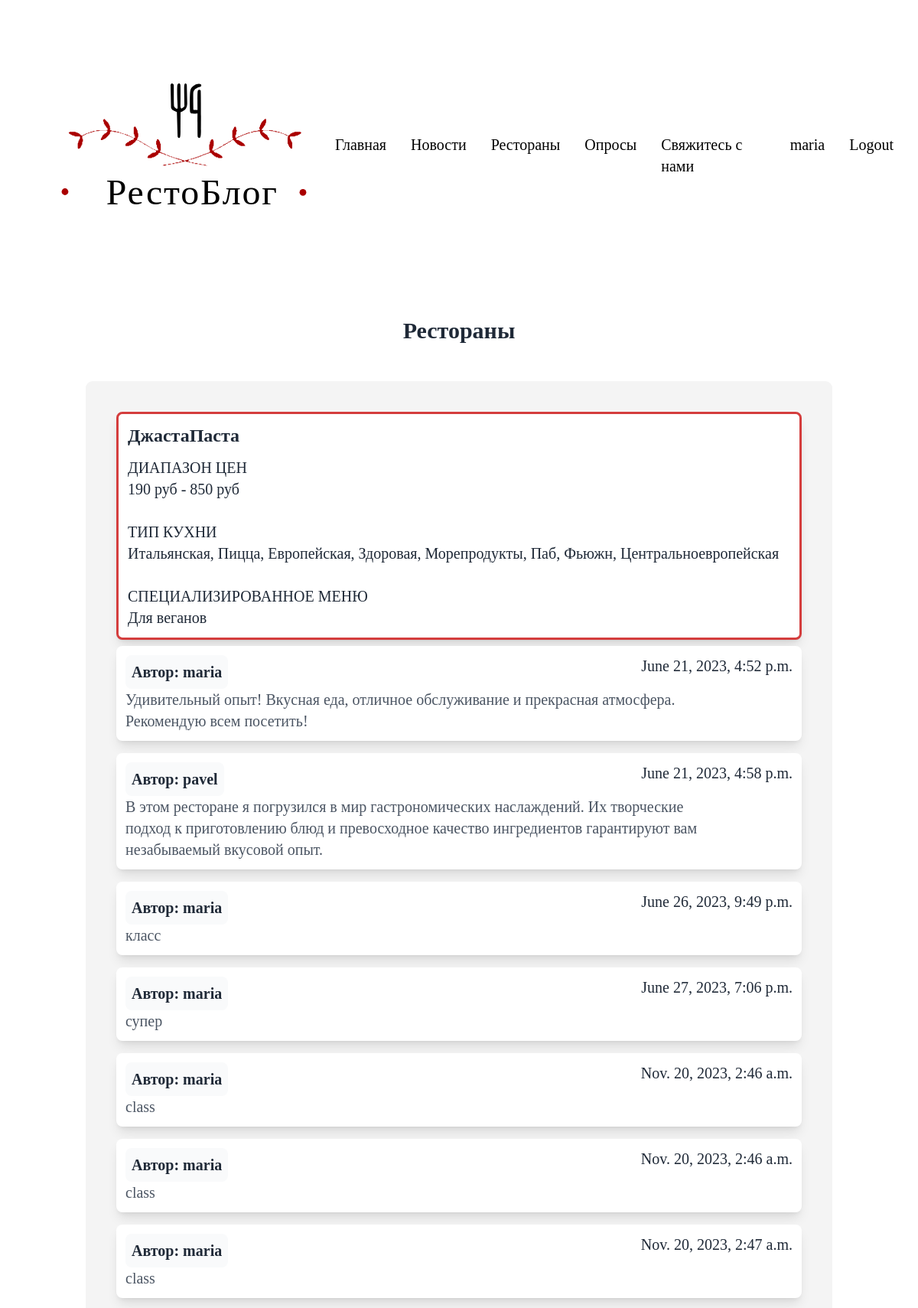
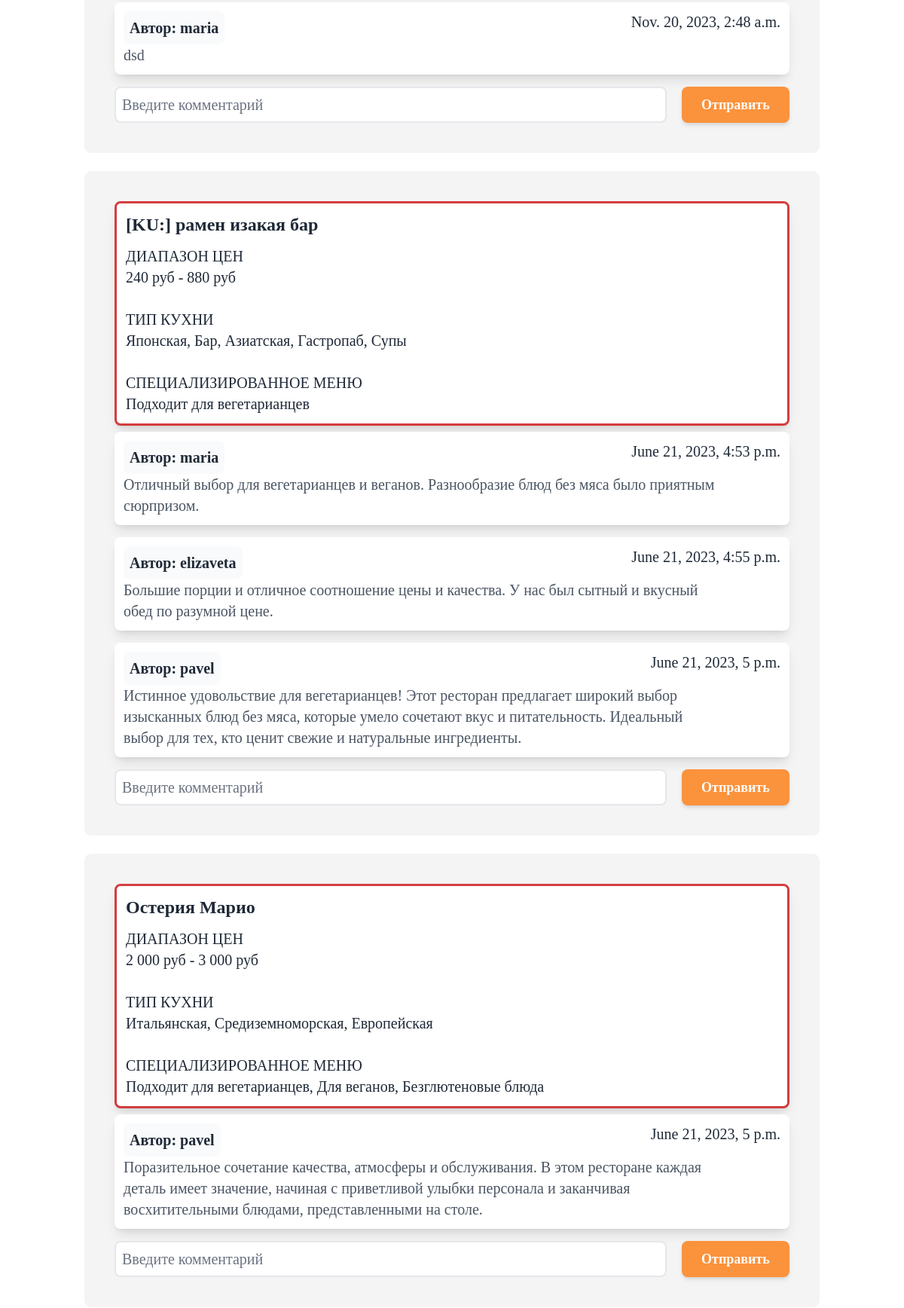
Screenshot of /rest (signed in, upper part) with the database file from the repository (2 pictures, top to bottom).
### myapp/models.py (models this page shows, shortened)
class Rest(models.Model):
    author = models.ForeignKey(settings.AUTH_USER_MODEL, on_delete=models.CASCADE)
    title = models.CharField(max_length=200)
    text = models.TextField()

class Comment(models.Model):
    author = models.ForeignKey(User, on_delete=models.CASCADE)
    post = models.ForeignKey('Rest', on_delete=models.CASCADE, default=1)
    content = models.TextField()
    created_at = models.DateTimeField(auto_now_add=True)

### myapp/views.py (the view)
# urls.py: path('rest', views.rest, name='rest'),
def rest(request):
    rests = Rest.objects.all().prefetch_related('comment_set')
    return render(request, 'Rest.html', {'rests': rests})

### myapp/templates/rest.html (shortened to what this page needs)
{% load static tailwind_tags %}
<!DOCTYPE html>
<html lang="en">
<head>
    {% tailwind_css %}
</head>
<body>
<header>
    <div class="flex items-center px-8">
        <a><img src="{% static 'img/rb.svg' %}" alt="food"></a>
        <nav class="text-xl ml-auto">
            <ul class=" flex flex-row gap-8">
                <li>
                    <a href="{% url 'index' %}">Главная</a>
                </li>
                <li>
                    <a href="{% url 'news' %}">Новости</a>
                </li>
                <li>
                    <a href="{% url 'rest' %}">Рестораны</a>
                </li>
                <li>
                    <a href="{% url 'polls' %}">Опросы</a>
                </li>
                <li>
                    <a href="{% url 'form' %}">Свяжитесь с нами</a>
                </li>
                {%if request.user.is_authenticated %}
                <li>{{ request.user.username }}</li>
                <li><a href="{% url 'logout' %}">Logout</a></li>
                {%endif%}
            </ul>
        </nav>
    </div>
</header>
<main>
    <div class="container my-2 px-6 mx-auto">
        <section class="mb-14 text-gray-800 text-center md:text-left">
            <h2 class="text-3xl font-bold mb-12 text-center">Рестораны</h2>
            {% for rest in rests %}
            <div class="mb-6" style="background-color: #f4f4f4; padding: 40px; border-radius: 9px">
                <div class="mb-6 md:mb-0 bg-white rounded-lg p-3 shadow-lg mb-4 border-2 text-xl " style="border: 3px solid #d43d3d;">
                    <h3 class="text-2xl font-bold mb-3">{{ rest.title }}</h3>
                    <p>
                        {{ rest.text|linebreaksbr }}
                    </p>
                </div>
                <div>
                    <div class="rounded-b-lg">
                        <div id="task-comments" class="pt-2">
                            {% for comment in rest.comment_set.all %}
                            <div class="bg-white rounded-lg p-3  flex flex-col  shadow-lg mb-4 text-xl">
                                <div style="display: flex; justify-content: space-between;">
                                    <p class="bg-gray-50 p-2 rounded-lg font-bold underline">
                                        Автор: {{ comment.author }}</p>
                                    <p> {{ comment.created_at }}</p>
                                </div>
                                <p style="width: 90%" class="text-gray-600 text-lg text-center md:text-left text-xl">
                                    {{comment.content}}
                                </p>
                            </div>
                            {% empty %}
                            <p class="text-xl text-center md:text-left mb-3">Нет комментариев</p>
                            {% endfor %}
                        </div>
                        {%if request.user.is_authenticated %}
                        <form class="flex gap-5" action="{% url 'comment_submit' %}" accept-charset="UTF-8"
                              method="POST">
                            <input required name="comment_content"
                                   class="w-full p-2 border-2  rounded-lg text-xl focus:border-orange-300 focus:ring-orange-200"
                                   placeholder="Введите комментарий" id="comment_content"
                                   spellcheck="false">
                            <button class="font-bold w-44  bg-orange-400 text-lg text-white shadow-md rounded-lg ">
                                Отправить
                            </button>
                        </form>
                        {%endif%}
                    </div>
                </div>
            </div>
            {% endfor %}
        </section>
    </div>
</main>
</body>
</html>

### rows the page displays
Rest: title "ДжастаПаста", text "ДИАПАЗОН ЦЕН 190 руб - 850 руб ТИП КУХНИ Итальянская, Пицца, Европейская, Здоровая, Морепродукты, Паб, Фьюжн, Центральноевропейская СПЕЦИАЛИЗИРОВАННОЕ МЕНЮ Для веганов"
Comment: author "maria", created_at "June 21, 2023, 4:52 p.m.", content "Удивительный опыт! Вкусная еда, отличное обслуживание и прекрасная атмосфера. Рекомендую всем посетить!"
Comment: author "pavel", created_at "June 21, 2023, 4:58 p.m.", content "В этом ресторане я погрузился в мир гастрономических наслаждений. Их творческие подход к приготовлению блюд и превосходное качество ингредиентов гарантируют вам незабываемый вкусовой опыт."
Comment: author "maria", created_at "June 26, 2023, 9:49 p.m.", content "класс"
Comment: author "maria", created_at "June 27, 2023, 7:06 p.m.", content "супер"
Comment: author "maria", created_at "Nov. 20, 2023, 2:46 a.m.", content "class"
Comment: author "maria", created_at "Nov. 20, 2023, 2:46 a.m.", content "class"
Comment: author "maria", created_at "Nov. 20, 2023, 2:47 a.m.", content "class"
Comment: author "maria", created_at "Nov. 20, 2023, 2:48 a.m.", content "dsd"
Rest: title "[KU:] рамен изакая бар", text "ДИАПАЗОН ЦЕН 240 руб - 880 руб ТИП КУХНИ Японская, Бар, Азиатская, Гастропаб, Супы СПЕЦИАЛИЗИРОВАННОЕ МЕНЮ Подходит для вегетарианцев"
Comment: author "maria", created_at "June 21, 2023, 4:53 p.m.", content "Отличный выбор для вегетарианцев и веганов. Разнообразие блюд без мяса было приятным сюрпризом."
Comment: author "elizaveta", created_at "June 21, 2023, 4:55 p.m.", content "Большие порции и отличное соотношение цены и качества. У нас был сытный и вкусный обед по разумной цене."
Comment: author "pavel", created_at "June 21, 2023, 5 p.m.", content "Истинное удовольствие для вегетарианцев! Этот ресторан предлагает широкий выбор изысканных блюд без мяса, которые умело сочетают вкус и питательность. Идеальный выбор для тех, кто ценит свежие и натуральные ингредиенты."
Rest: title "Остерия Марио", text "ДИАПАЗОН ЦЕН 2 000 руб - 3 000 руб ТИП КУХНИ Итальянская, Средиземноморская, Европейская СПЕЦИАЛИЗИРОВАННОЕ МЕНЮ Подходит для вегетарианцев, Для веганов, Безглютеновые блюда"
Comment: author "pavel", created_at "June 21, 2023, 5 p.m.", content "Поразительное сочетание качества, атмосферы и обслуживания. В этом ресторане каждая деталь имеет значение, начиная с приветливой улыбки персонала и заканчивая восхитительными блюдами, представленными на столе."

### other values shown
{{ request.user.username }} "maria"
